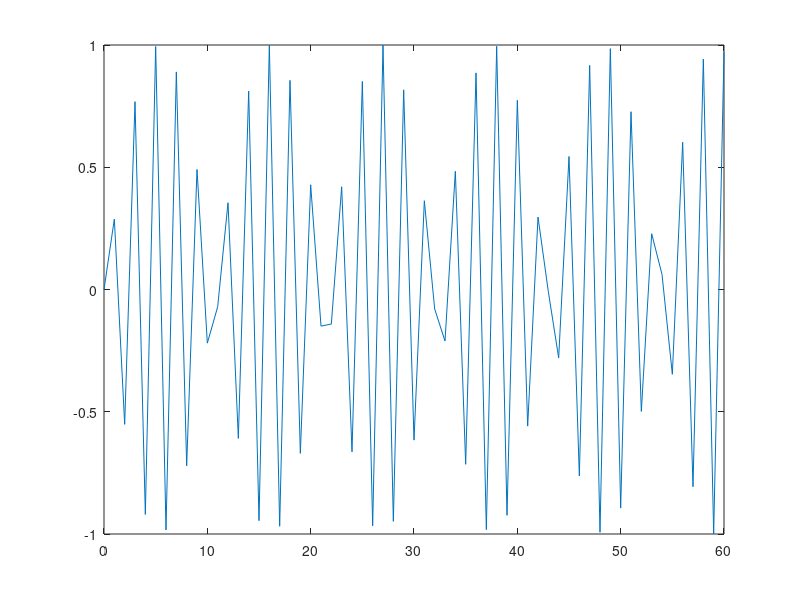

MATLAB code to generate this figure: (Note: this script raises an error after producing the figure.)
function doc_datacursormode
% Plots graph and sets up a custom data tip update function
fig = figure;
a = -16; t = 0:60;
plot(t,sin(a*t))
dcm_obj = datacursormode(fig);
h = createDatatip(dcm_obj,fig);
drawnow
set(h,'Position',[1 2],...
  'String',sprintf('X: %s\nY: %s',...
  num2str(1),num2str(2)));

% set(dcm_obj,'UpdateFcn',@myupdatefcn)
% datacursormode on

end


